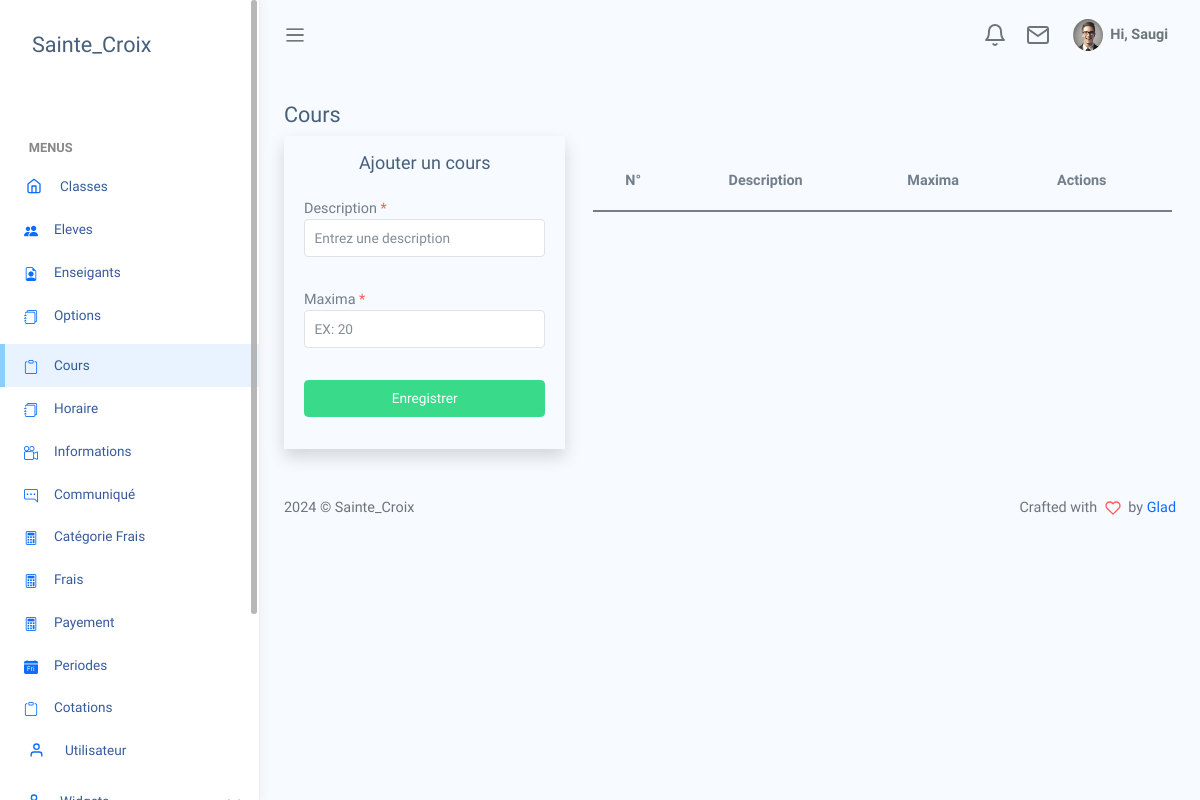
The page /views/Cours.php on the database as committed earlier.
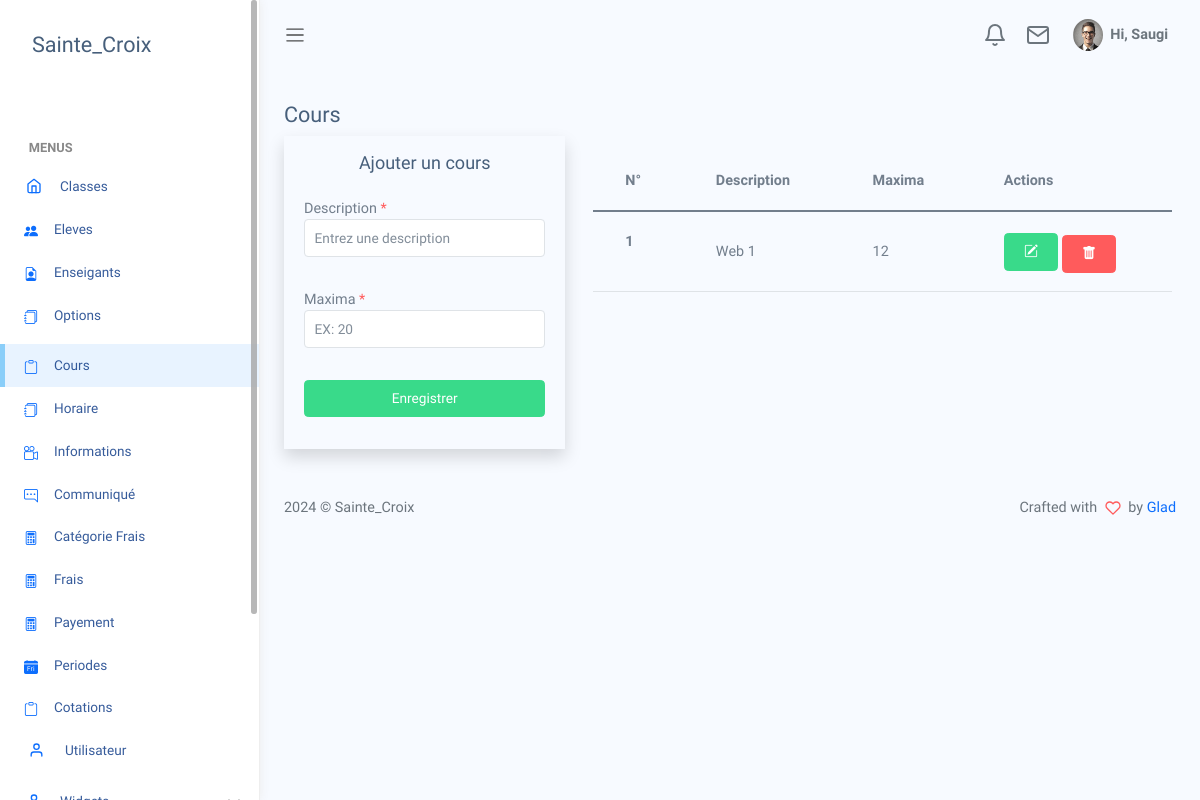
The same page on the database as committed later.
### tables this page shows
CREATE TABLE `cours` (
  `id` int(11) NOT NULL,
  `intituler` varchar(50) NOT NULL,
  `maxima` int(11) NOT NULL,
  `statut` int(11) NOT NULL
);

### models/select/select-Cours.php (called while the page is built, shortened)
<?php
if (isset($_GET['search']) && !empty($_GET['search'])) {
    $search = $_GET['search'];
    $getData = $connexion->prepare("SELECT * from client WHERE supprimer=0 AND client.nom LIKE ? OR client.postnom LIKE ? OR
        client.prenom LIKE ? OR client.genre LIKE ? OR client.adresse LIKE ? OR client.telephone LIKE ?");
    $getData->execute(["%" . $search . "%", "%" . $search . "%", "%" . $search . "%", "%" . $search . "%", "%" . $search . "%", "%" . $search . "%"]);
} else {
    $statut = 0;
    $getData = $connexion->prepare("SELECT * from `cours` WHERE `statut`=?");
    $getData->execute([$statut]);
}

### views/Cours.php (the view, shortened to what the changed rows need)
<?php
include '../connexion/connexion.php';
require_once('../models/select/select-Cours.php');
?>
<!DOCTYPE html>
<html lang="en">
<head>
    <?php require_once('style.php') ?>
</head>
<body>
    <div id="app">
        <div id="main">
            <div class="main-content container-fluid">
                <div class="row">
                    <div class="col-xl-8 col-lg-8 col-md-6 table-responsive px-3 pt-3">
                        <table class='table table-hover' id="table1">
                            <thead>
                                <tr>
                                    <th>N°</th>
                                    <th>Description</th>
                                    <th>Maxima</th>
                                    <th>Actions</th>
                                </tr>
                            </thead>
                            <tbody>
                            <?php
                                $n = 0;
                                while ($idCours = $getData->fetch()) {
                                    $n++;
                                ?>
                                    <tr>
                                        <th scope="row"><?= $n; ?></th>
                                    <td><?= $idCours["intituler"] ?></td>
                                    <td><?= $idCours["maxima"] ?></td>
                                    <td>
                                        <a href="Cours.php?idCours=<?= $idCours['id'] ?>" class="btn btn-success btn-sm">
                                            <i class="bi bi-pencil-square"></i>
                                        </a>
                                        <a onclick=" return confirm('Voulez-vous vraiment supprimer ?')" href="../models/delete/del-Cours-post.php?idSupCours=<?= $idCours['id'] ?>" class="btn btn-danger btn-sm mt-1">
                                            <i class="bi bi-trash-fill"></i>
                                        </a>
                                    </td>
                                </tr>
                                <?php
                                }
                                ?>
                            </tbody>
                        </table>
                    </div>
                </div>
            </div>
        </div>
    </div>
</body>
</html>

Rows that differ between the two databases and show on the page:
added cours: intituler "Web 1", maxima "12"
